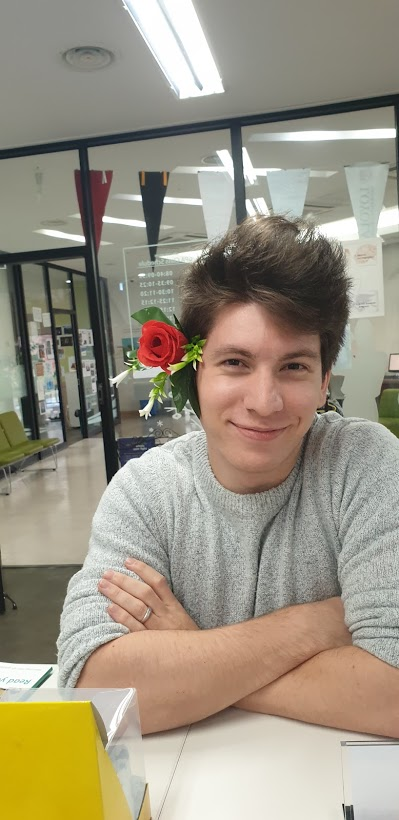
#> input picture img/spirit-week.jpg, 399 x 820 px, found by its file name
$ python threshold.py
#> lines starting #> are read from the running program, lines starting #| are printed output that depends on the picture; after the words box and inside, x2 and y2 are one past the last pixel; in counts of white or black regions, pixels touching at a corner belong together
import numpy as np
import cv2

bw = cv2.imread('./img/spirit-week.jpg', 0)
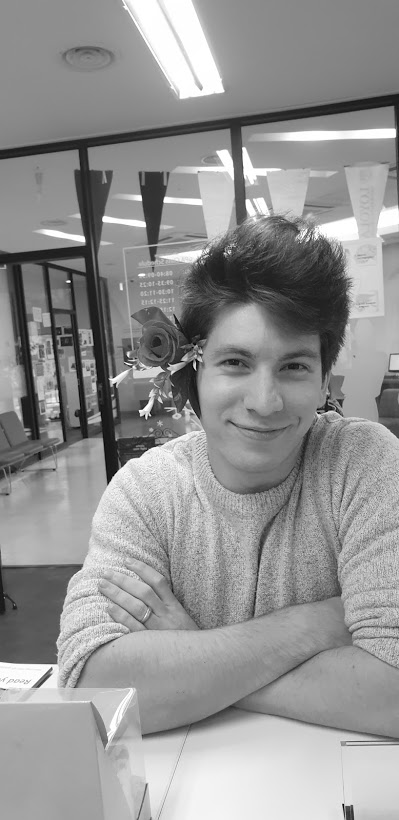
#> bw: shape (820, 399); min 0, max 255, mean 147.6
height, width = bw.shape[0:2]
#> height = 820; width = 399
cv2.imshow("Original BW", bw)

binary = np.zeros([height, width, 1], 'uint8')

thresh = 85

# Slow binary method
for row in range(0,height):
  for col in range(0,width):
    if bw[row][col] > thresh:
      binary[row][col] = 255
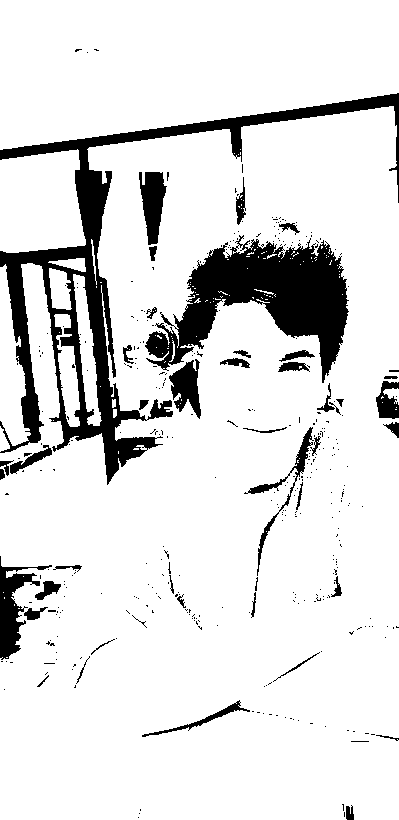
#> binary: shape (820, 399, 1); 87.3% white; 383 black regions (338 under 20 px), largest, box (x1, y1, x2, y2) and area: (0, 93, 399, 485) 18069, (145, 235, 349, 383) 13176, (0, 556, 52, 660) 1829

cv2.imshow("Slow Binary", binary)

# Fast binary method
ret, thresh = cv2.threshold(bw,168,255,cv2.THRESH_BINARY)
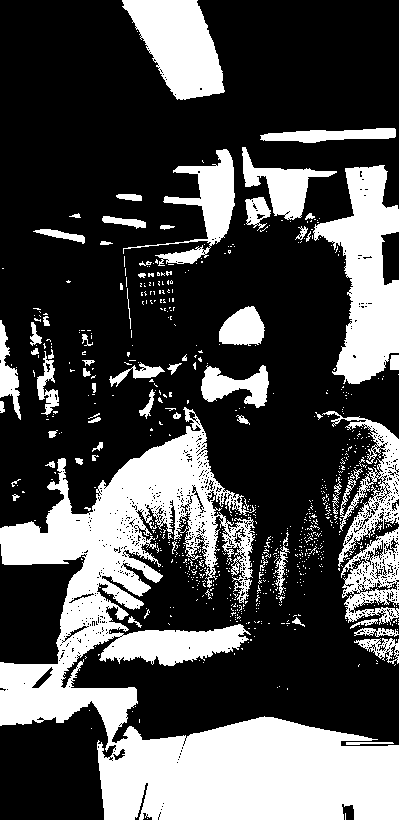
#> thresh: shape (820, 399); 30.2% white; 780 white regions (716 under 20 px), largest, box (x1, y1, x2, y2) and area: (0, 407, 399, 820) 57680, (313, 165, 399, 384) 10044, (122, 0, 225, 100) 6381
cv2.imshow("CV Threshold", thresh)

cv2.waitKey(0)
cv2.destroyAllWindows()

$ run again, with img/basketball.jpg copied over img/spirit-week.jpg
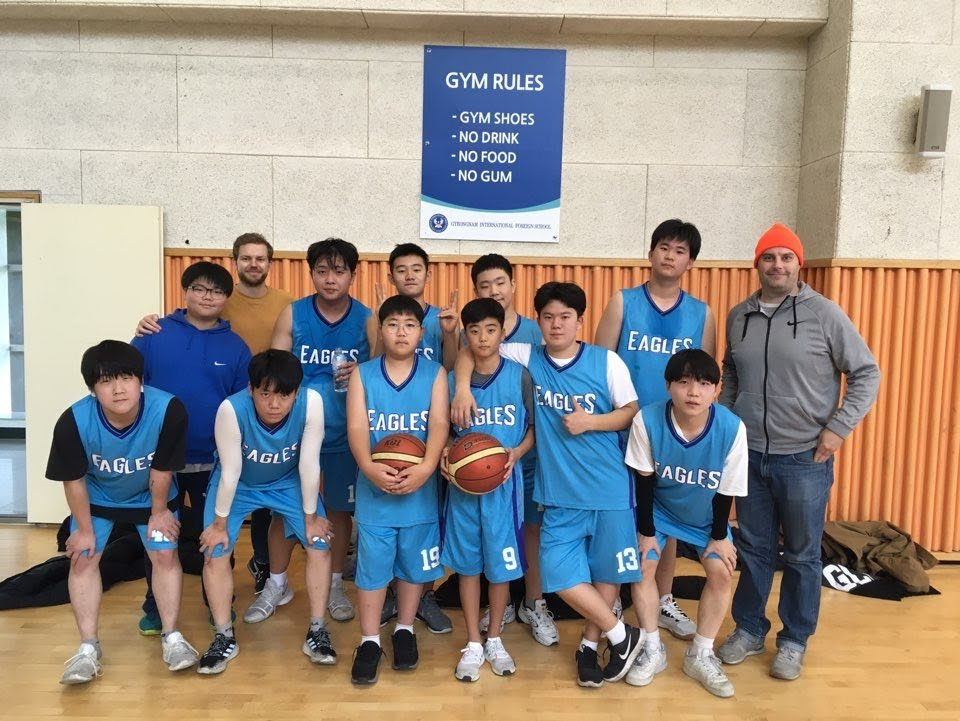
#> input picture img/basketball.jpg, 960 x 721 px, found by its file name
#> after the loop `for row in range(0,height):`:
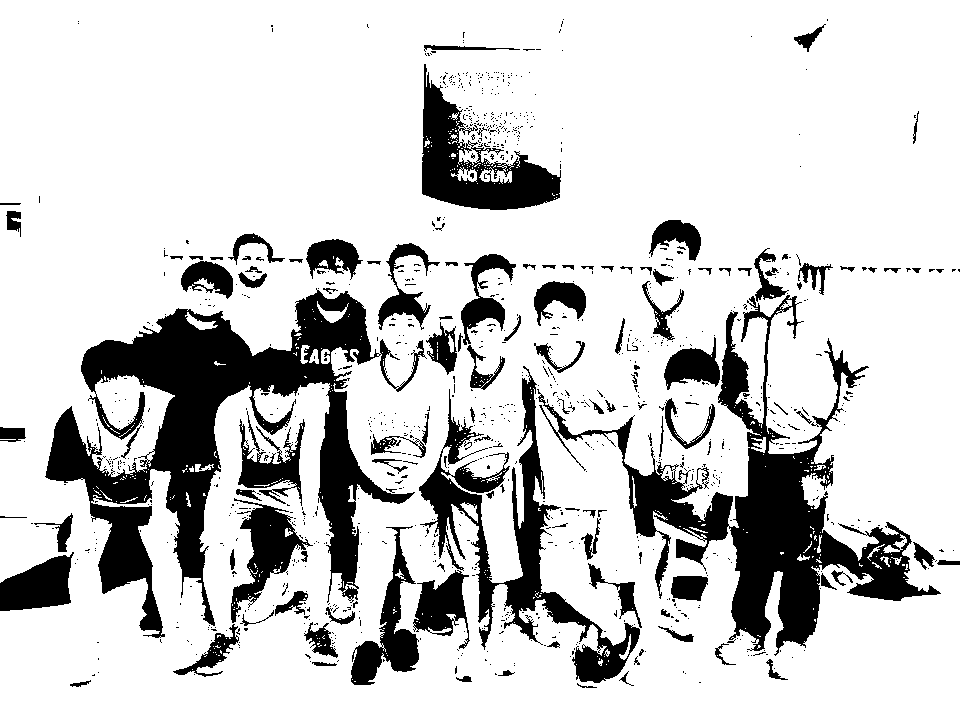
#> binary: shape (721, 960, 1); 81% white; 1048 black regions (927 under 20 px), largest, box (x1, y1, x2, y2) and area: (45, 288, 427, 638) 40513, (537, 295, 941, 656) 28686, (419, 366, 640, 683) 12830
#> `ret, thresh = cv2.threshold(bw,168,255,cv2.THRESH_BINARY)`:
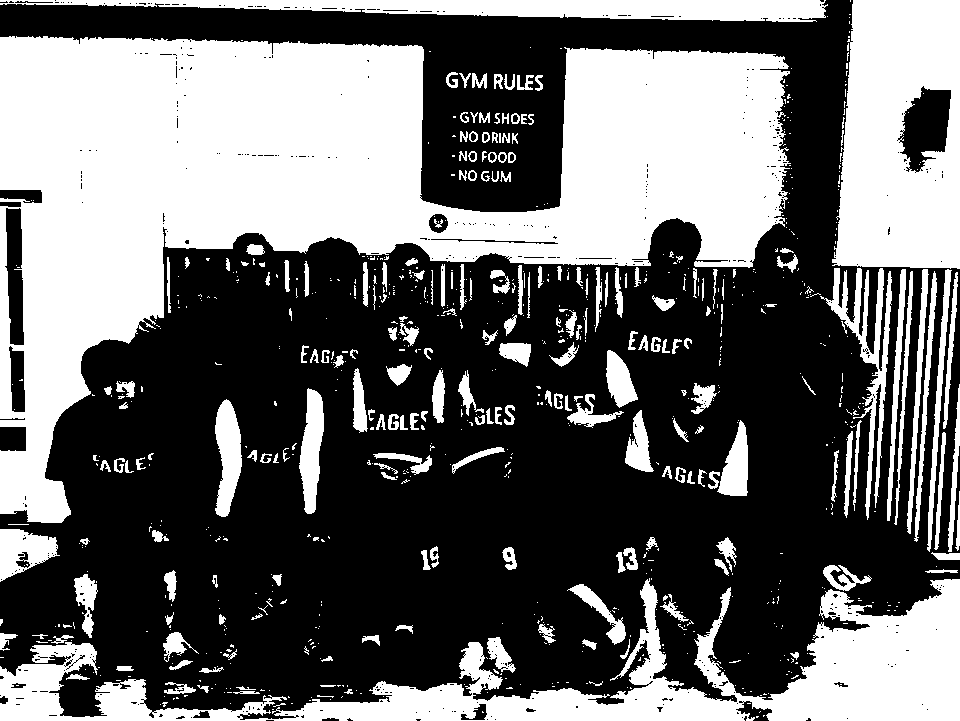
#> thresh: shape (721, 960); 41.5% white; 822 white regions (597 under 20 px), largest, box (x1, y1, x2, y2) and area: (0, 36, 791, 523) 159935, (0, 578, 960, 721) 42890, (832, 0, 960, 269) 28016
